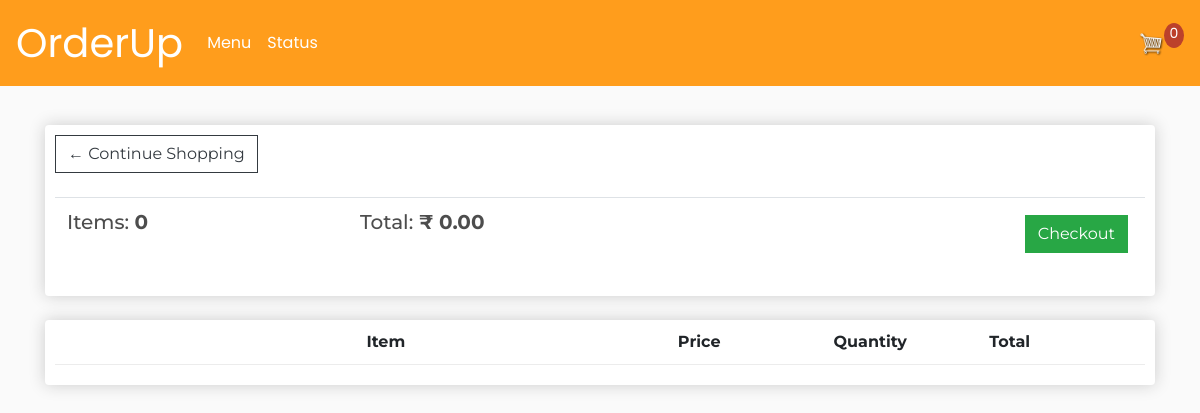
Page /cart/ (signed in) on the earlier database version.
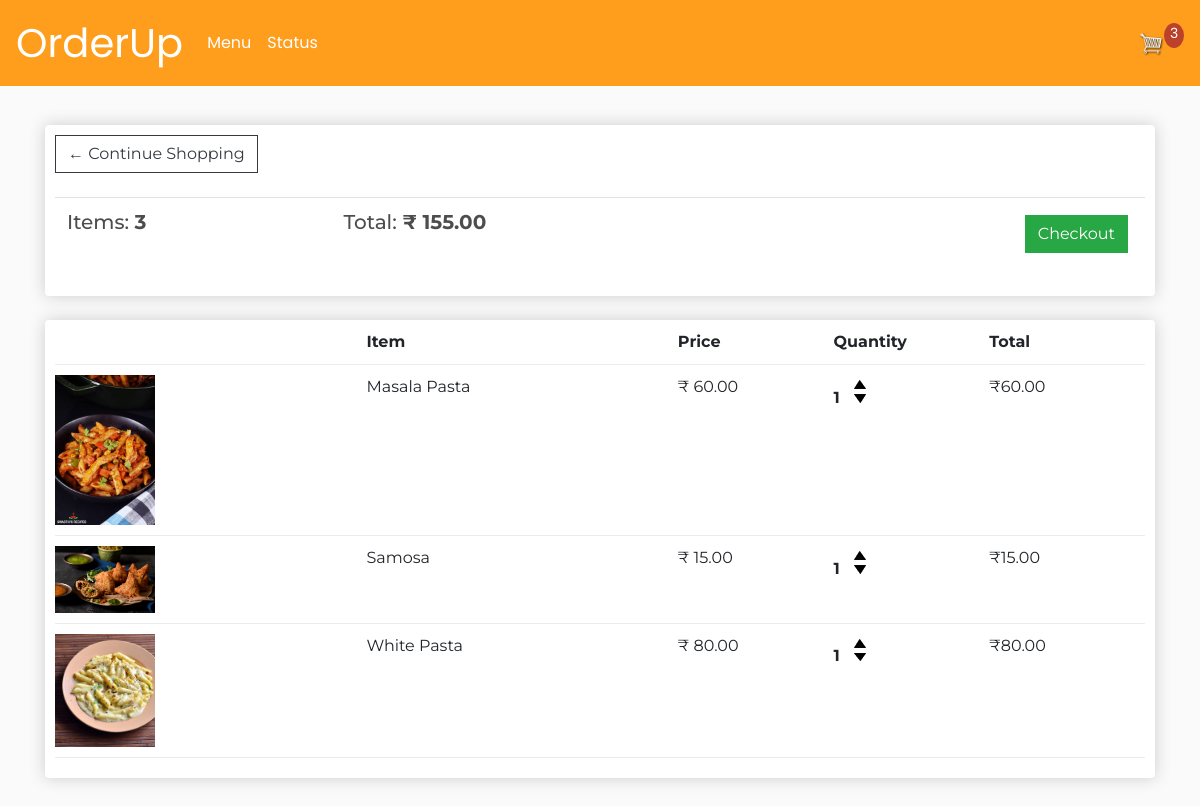
Same page on the later database version.
### store/models.py (models this page shows, shortened)
class Order(models.Model):
	STATUS = (
		('Pending', 'Pending'),
		('Ready', 'Ready'),
	)
	customer = models.ForeignKey(Customer, on_delete=models.SET_NULL, null=True, blank=True)
	date_ordered = models.DateTimeField(auto_now_add=True)
	complete = models.BooleanField(default=False)
	transaction_id = models.CharField(max_length=100, null=True)
	orderstatus = models.CharField(max_length=100, choices=STATUS, default='Pending')
	@property
	def get_cart_total(self):
		orderitems = self.orderitem_set.all()
		total = sum([item.get_total for item in orderitems])
		return total
	@property
	def get_cart_items(self):
		orderitems = self.orderitem_set.all()
		total = sum([item.quantity for item in orderitems])
		return total

class OrderItem(models.Model):
	product = models.ForeignKey(Product, on_delete=models.SET_NULL, null=True)
	order = models.ForeignKey(Order, on_delete=models.SET_NULL, null=True)
	quantity = models.IntegerField(default=0, null=True, blank=True)
	date_added = models.DateTimeField(auto_now_add=True)
	@property
	def get_total(self):
		total = self.product.price * self.quantity
		return total

class Product(models.Model):
	name = models.CharField(max_length=200)
	price = models.DecimalField(max_digits=7, decimal_places=2)
	digital = models.BooleanField(default=False,null=True, blank=True)
	image = models.ImageField(null=True, blank=True)
	@property
	def imageURL(self):
		try:
			url = self.image.url
		except:
			url = ''
		return url

### store/views.py (the view)
# urls.py: path('cart/', views.cart, name="cart"),
def cart(request):
    data  = cartData(request)
    cartItems = data['cartItems']
    order = data['order']
    items = data['items']
    context = {'items':items, 'order':order, 'cartItems':cartItems}
    return render(request, 'store/cart.html', context)

### store/utils.py (called while the page is built)
def cartData(request):
    if request.user.is_authenticated:
        customer = request.user.customer
        order, created = Order.objects.get_or_create(customer=customer, complete=False)
        items = order.orderitem_set.all()
        cartItems = order.get_cart_items
    else:
        cookieData = cookieCart(request)
        cartItems = cookieData['cartItems']
        order = cookieData['order']
        items = cookieData['items']
    return {'cartItems':cartItems, 'order':order, 'items':items}

### store/templates/store/cart.html
{% extends 'store/main.html' %}
{% load static %}
{% block content %}
<div class="row">
  	<div class="col-lg-12">
      <div class="box-element">
          <a  class="btn btn-outline-dark" href="{% url 'store' %}">&#x2190; Continue Shopping</a>
          <br>
          <br>
          <table class="table">
            <tr>
              <th><h5>Items: <strong>{{ order.get_cart_items }}</strong></h5></th>
              <th><h5>Total:<strong> &#8377; {{ order.get_cart_total|floatformat:2 }}</strong></h5></th>
              <th>
                <a  style="float:right; margin:5px;" class="btn btn-success" href="{% url 'checkout' %}">Checkout</a>
              </th>
            </tr>
          </table>
  		</div>
  		<br>
  		<div class="box-element">
          <div class="cart-row">
    					<div style="flex:2"></div>
    					<div style="flex:2"><strong>Item</strong></div>
    					<div style="flex:1"><strong>Price</strong></div>
    					<div style="flex:1"><strong>Quantity</strong></div>
    					<div style="flex:1"><strong>Total</strong></div>
  				</div>
          {% for item in items %}
            <div class="cart-row">
      					<div style="flex:2"><img class="row-image" src="{{ item.product.imageURL }}"></div>
      					<div style="flex:2"><p>{{ item.product.name }}</p></div>
      					<div style="flex:1"><p>&#8377; {{ item.product.price|floatformat:2 }}</p></div>
      					<div style="flex:1">
      						<p class="quantity">{{ item.quantity }}</p>
      						<div class="quantity">
      							<img data-product='{{item.product.id}}' data-action='add' class="chg-quantity update-cart" src="{% static  'store/images/arrow-up.png' %}">
      							<img data-product='{{item.product.id}}' data-action='remove' class="chg-quantity update-cart" src="{% static  'store/images/arrow-down.png' %}">
      						</div>
      					</div>
      					<div style="flex:1"><p>&#8377;{{ item.get_total|floatformat:2 }}</p></div>
  				  </div>
          {% endfor %}
  		</div>
  	</div>
</div>
{% endblock content %}

### store/templates/store/main.html (shortened to what this page needs)
<!DOCTYPE html>
{% load static %}
<html>
  <head>
    <link
      rel="stylesheet"
      href="https://stackpath.bootstrapcdn.com/bootstrap/4.4.1/css/bootstrap.min.css"
    />
    <link
      rel="stylesheet"
      type="text/css"
      href="{% static 'store/css/main.css' %}"
    />
  </head>
  <body>
    <nav class="navbar navbar-expand-lg navbar-dark bg-dark">
      <a class="navbar-brand" href="{% url 'store' %}">OrderUp</a>
      <div class="collapse navbar-collapse" id="navbarSupportedContent">
        <ul class="navbar-nav mr-auto">
          <li class="nav-item active">
            <a class="nav-link" href="{% url 'store' %}"
              >Menu <span class="sr-only">(current)</span></a
            >
          </li>
          <li class="nav-item active">
            <a class="nav-link" href="{% url 'status' %}"
              >Status <span class="sr-only">(current)</span></a
            >
          </li>
        </ul>
        <div class="form-inline my-2 my-lg-0">
          <a href="{% url 'cart' %}">
            <img id="cart-icon" src="{% static 'store/images/cart.png' %}" />
          </a>
          <p id="cart-total">{{ cartItems }}</p>
        </div>
      </div>
    </nav>
    <div class="container">
      <br />
      {% block content %} {% endblock content %}
    </div>
  </body>
</html>

### store/static/store/css/main.css (style rules this page uses)
body { background-color: hsl(0, 0%, 98%); }
h1,h2,h3,h4,h5,h6 { color:hsl(0, 0%, 30%); }
.box-element { box-shadow:hsl(0, 0%, 80%) 0 0 16px; background-color: #fff; border-radius: 4px; padding: 10px; font-family: 'Montserrat', sans-serif; }
.bg-dark { background-color: #ff9d1c!important; }
.navbar-brand { font-family: 'Poppins', sans-serif;; font-size: 40px; }
.nav-link { font-family: 'Poppins', sans-serif; font-size: 16px; }
#cart-icon { width:25px; display: inline-block; margin-left: 15px; }
#cart-total { display: block; text-align: center; color:#fff; background-color: #BC412B; width: 20px; height: 25px; border-radius: 50%; font-size: 14px; font-family: 'Poppins', sans-serif; }
.col-lg-4, .col-lg-6, .col-lg-8, .col-lg-12 { margin-top: 15px; margin-bottom: 30px; }
.btn { border-radius: 0; font-family: 'Montserrat', sans-serif; }
.row-image { width: 100px; }
.cart-row { display: flex; align-items: flex-stretch; padding-bottom: 10px; margin-bottom: 10px; border-bottom: 1px solid #ececec; }
.quantity { display: inline-block; font-weight: 700; padding-right:10px; }
.chg-quantity { width: 12px; cursor: pointer; display: block; margin-top: 5px; transition:.1s; }

Differences in the rows shown:
computed for Order: get_cart_items "0" → "3"; get_cart_total "0.00" → "155.00"
added OrderItem: product.imageURL (picture), product.name "Masala Pasta", product.price "60.00", quantity "1", get_total "60.00"
added OrderItem: product.imageURL (picture), product.name "Samosa", product.price "15.00", quantity "1", get_total "15.00"
added OrderItem: product.imageURL (picture), product.name "White Pasta", product.price "80.00", quantity "1", get_total "80.00"
Other differences:
{{ cartItems }}: "0" → "3"
